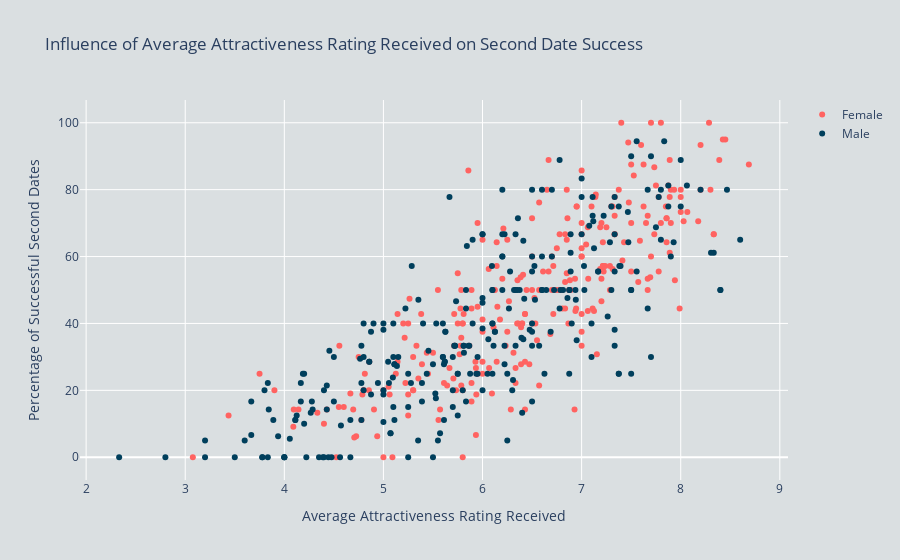

Write notebook code for a chart like this one.
### Code cell
# Running the feature importance of attributes on second date success with timings
start_time = time.time()

avg_attr_data = fetch_avg_attr_data(database_path)
traces = create_scatter_traces(avg_attr_data, colors)

# Structuring the layout with titles and colours
layout = go.Layout(
    title='Influence of Average Attractiveness Rating Received on Second Date Success',
    xaxis=dict(title='Average Attractiveness Rating Received'),
    yaxis=dict(title='Percentage of Successful Second Dates'),
    barmode='group',
    plot_bgcolor='#dadfe1',
    paper_bgcolor='#dadfe1'
)

# Create figure
fig = go.Figure(data=traces, layout=layout)

# Show the plot
fig.show()
          
end_time = round(time.time() - start_time, 4)

print(f'Average attractiveness plot completed. It took {end_time} seconds.')

### Figure 1 — Plotly figure (JSON) as saved in the notebook; plotly's stock layout.template omitted (floating-point values rounded to 4 significant figures; data arrays with more than 128 entries replaced by an {"elided": "..."} marker saying what was removed)
{"data": [{"marker": {"color": "#ff6361"}, "mode": "markers", "name": "Female", "type": "scatter", "x": {"elided": "268 float values"}, "y": {"elided": "268 float values"}}, {"marker": {"color": "#003f5c"}, "mode": "markers", "name": "Male", "type": "scatter", "x": {"elided": "273 float values"}, "y": {"elided": "273 float values"}}], "layout": {"barmode": "group", "paper_bgcolor": "#dadfe1", "plot_bgcolor": "#dadfe1", "title": {"text": "Influence of Average Attractiveness Rating Received on Second Date Success"}, "xaxis": {"title": {"text": "Average Attractiveness Rating Received"}}, "yaxis": {"title": {"text": "Percentage of Successful Second Dates"}}}}
